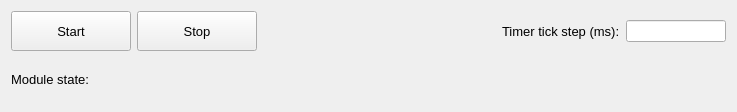
<?xml version="1.0" encoding="UTF-8"?>
<ui version="4.0">
 <class>stateWidget</class>
 <widget class="QWidget" name="stateWidget">
  <property name="geometry">
   <rect>
    <x>0</x>
    <y>0</y>
    <width>737</width>
    <height>112</height>
   </rect>
  </property>
  <property name="windowTitle">
   <string>stateWidget</string>
  </property>
  <layout class="QGridLayout" name="gridLayout">
   <item row="1" column="0">
    <layout class="QHBoxLayout" name="horizontalLayout_2">
     <item>
      <layout class="QHBoxLayout" name="horizontalLayout_3">
       <item>
        <widget class="QLabel" name="label">
         <property name="minimumSize">
          <size>
           <width>0</width>
           <height>40</height>
          </size>
         </property>
         <property name="font">
          <font>
           <pointsize>10</pointsize>
          </font>
         </property>
         <property name="text">
          <string>Module state:</string>
         </property>
        </widget>
       </item>
       <item>
        <widget class="QLabel" name="lbl_module_state">
         <property name="sizePolicy">
          <sizepolicy hsizetype="Expanding" vsizetype="Preferred">
           <horstretch>0</horstretch>
           <verstretch>0</verstretch>
          </sizepolicy>
         </property>
         <property name="minimumSize">
          <size>
           <width>400</width>
           <height>40</height>
          </size>
         </property>
         <property name="font">
          <font>
           <pointsize>10</pointsize>
          </font>
         </property>
         <property name="text">
          <string>&lt;state&gt;</string>
         </property>
        </widget>
       </item>
       <item>
        <spacer name="horizontalSpacer_2">
         <property name="orientation">
          <enum>Qt::Horizontal</enum>
         </property>
         <property name="sizeHint" stdset="0">
          <size>
           <width>40</width>
           <height>20</height>
          </size>
         </property>
        </spacer>
       </item>
      </layout>
     </item>
    </layout>
   </item>
   <item row="0" column="0">
    <layout class="QVBoxLayout" name="verticalLayout">
     <item>
      <layout class="QHBoxLayout" name="horizontalLayout">
       <item>
        <widget class="QPushButton" name="btn_start">
         <property name="sizePolicy">
          <sizepolicy hsizetype="Fixed" vsizetype="Fixed">
           <horstretch>0</horstretch>
           <verstretch>0</verstretch>
          </sizepolicy>
         </property>
         <property name="minimumSize">
          <size>
           <width>120</width>
           <height>40</height>
          </size>
         </property>
         <property name="font">
          <font>
           <pointsize>10</pointsize>
          </font>
         </property>
         <property name="text">
          <string>Start</string>
         </property>
        </widget>
       </item>
       <item>
        <widget class="QPushButton" name="btn_stop">
         <property name="sizePolicy">
          <sizepolicy hsizetype="Fixed" vsizetype="Fixed">
           <horstretch>0</horstretch>
           <verstretch>0</verstretch>
          </sizepolicy>
         </property>
         <property name="minimumSize">
          <size>
           <width>120</width>
           <height>40</height>
          </size>
         </property>
         <property name="font">
          <font>
           <pointsize>10</pointsize>
           <weight>50</weight>
           <bold>false</bold>
          </font>
         </property>
         <property name="text">
          <string>Stop</string>
         </property>
        </widget>
       </item>
       <item>
        <spacer name="horizontalSpacer">
         <property name="orientation">
          <enum>Qt::Horizontal</enum>
         </property>
         <property name="sizeHint" stdset="0">
          <size>
           <width>40</width>
           <height>20</height>
          </size>
         </property>
        </spacer>
       </item>
       <item>
        <widget class="QLabel" name="lblTickMillis">
         <property name="font">
          <font>
           <pointsize>10</pointsize>
          </font>
         </property>
         <property name="text">
          <string>Timer tick step (ms):</string>
         </property>
        </widget>
       </item>
       <item>
        <widget class="QLineEdit" name="input_tick_millis">
         <property name="maximumSize">
          <size>
           <width>100</width>
           <height>16777215</height>
          </size>
         </property>
        </widget>
       </item>
      </layout>
     </item>
    </layout>
   </item>
  </layout>
 </widget>
 <resources/>
 <connections/>
</ui>
